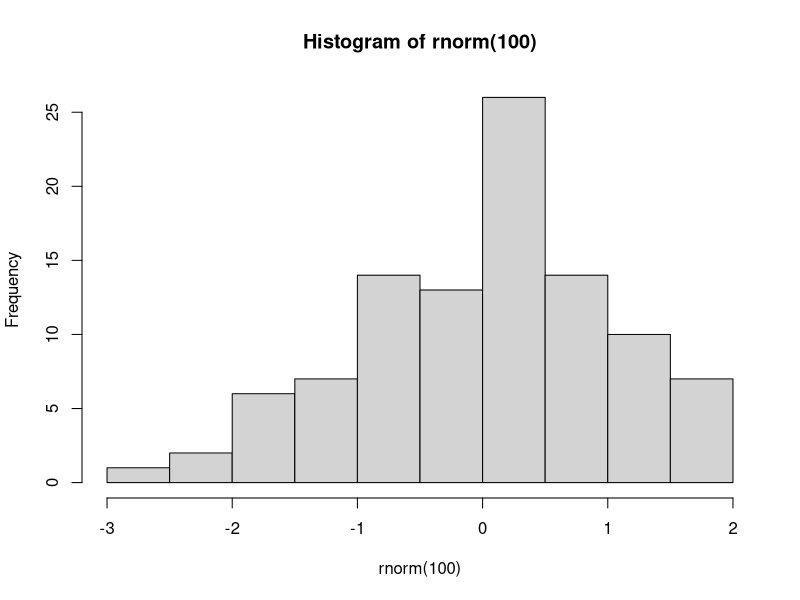

This chart was generated by the following R code:
## ---- chunk 1
#THIS MUST BE R CODE
print("this will work")

hist(rnorm(100))
